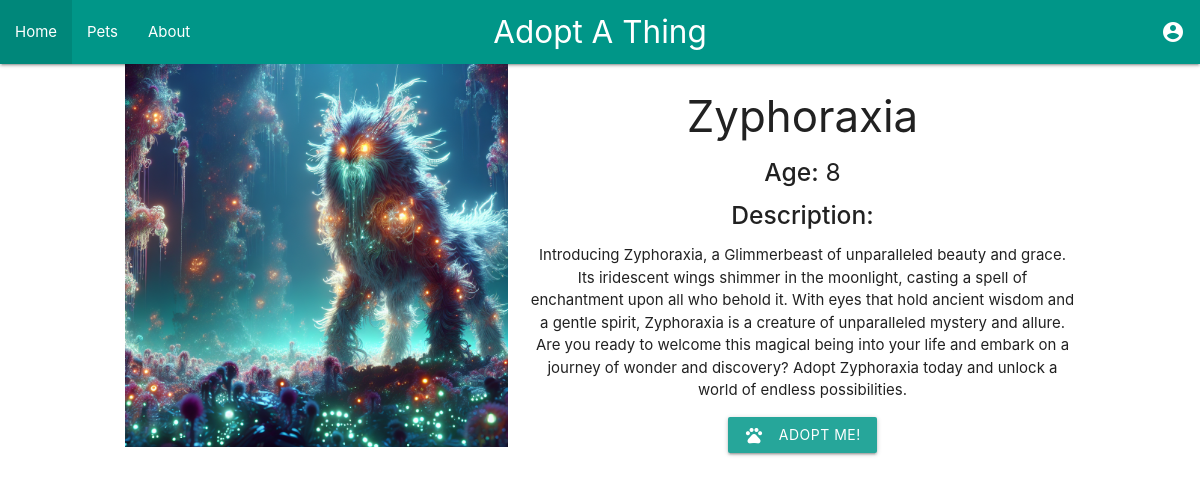
Screenshot of /pet/5 with the database file from the repository.
### tables this page shows
CREATE TABLE thing_images (
    id INTEGER PRIMARY KEY AUTOINCREMENT,
    thing_id INTEGER NOT NULL,
    image_url TEXT NOT NULL,
    FOREIGN KEY (thing_id) REFERENCES things(id)
);

CREATE TABLE things (
    id INTEGER PRIMARY KEY AUTOINCREMENT,
    name TEXT NOT NULL,
    species TEXT NOT NULL,
    age INTEGER NOT NULL,
    gender TEXT NOT NULL,
    description TEXT NOT NULL
);

### app.py (the view)
@app.route('/pet/<int:pet_id>')
def pet_detail(pet_id):
    conn = get_db_connection()
    pet = conn.execute('SELECT * FROM pets WHERE id = ?', (pet_id,)).fetchone()
    if pet is None:
        thing = conn.execute('SELECT * FROM things WHERE id = ?', (pet_id,)).fetchone()
        if thing is None:
            conn.close()
            return "Pet or Thing not found", 404
        images = conn.execute('SELECT image_url FROM thing_images WHERE thing_id = ?', (pet_id,)).fetchall()
        image_urls = [img['image_url'] for img in images]
        conn.close()
        return render_template('pet_detail.html', pet=thing, images=image_urls, is_ai=True)
    conn.close()
    return render_template('pet_detail.html', pet=pet, is_ai=False)

### app.py (called while the page is built)
def get_db_connection():
    with sqlite3.connect('database/petadoption.db') as conn:
        conn.row_factory = sqlite3.Row
        return conn

### templates/pet_detail.html (shortened to what this page needs)
{% extends "base.html" %}
{% block content %}
  <div class="container pet-detail-container">
    <div class="row valign-wrapper">
      <div class="col s12 m5 center-align">
        {% if images %}
        <img class="responsive-img pet-detail-image" src="{{ url_for('static', filename=images[0].replace('static/', '')) }}" alt="{{ pet.name }}">
        {% else %}
        <img class="responsive-img pet-detail-image" src="{{ url_for('static', filename='images/placeholder.png') }}" alt="No image available">
        {% endif %}
      </div>
      <div class="col s12 m7">
        <h3 class="pet-name">{{ pet.name }}</h3>
        <h5><strong>Age:</strong> {{ pet.age }}</h5>
        <h5><strong>Description:</strong></h5>
        <p class="pet-description">{{ pet.description | replace('\n', '<br>') | safe }}</p>
        <div class="center-align">
          <a class="waves-effect waves-light btn" href="{{ url_for('adopt_pet', pet_id=pet['id']) }}">
            <i class="material-icons left">pets</i> Adopt Me!
          </a>
        </div>
      </div>
    </div>
  </div>
{% endblock %}

### static/style.css (style rules this page uses)
.container { width: 90%; max-width: 1200px; margin: 0 auto; text-align: center; }

### rows the page displays
thing_images: image_url (picture)
things: name "Zyphoraxia", age "8", description "Introducing Zyphoraxia, a Glimmerbeast of unparalleled beauty and grace. Its iridescent wings shimmer in the moonlight, casting a spell of enchantment upon all who behold it. With eyes that hold ancient wisdom and a gentle spirit, Zyphoraxia is a creature of unparalleled mystery and allure. Are you ready to welcome this magical being into your life and embark on a journey of wonder and discovery? Adopt Zyphoraxia today and unlock a world of endless possibilities."
